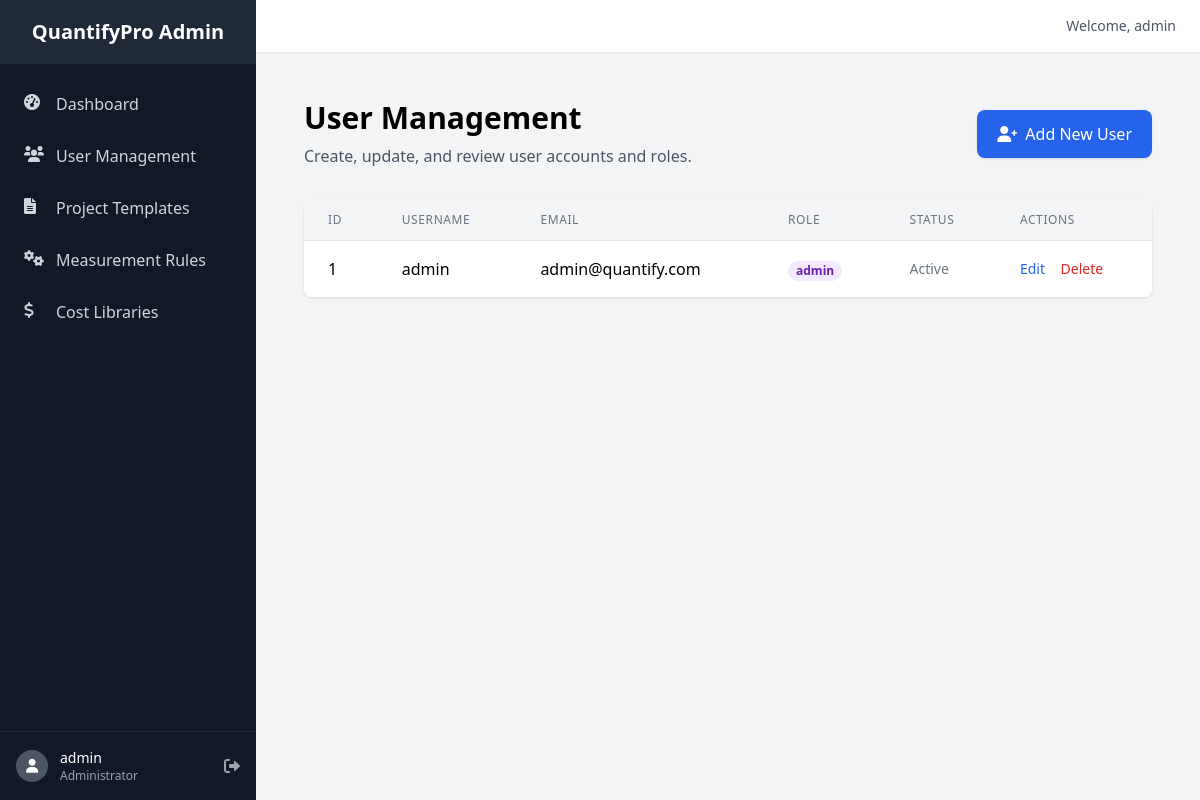
Before: /admin_users (signed in) with the older database file.
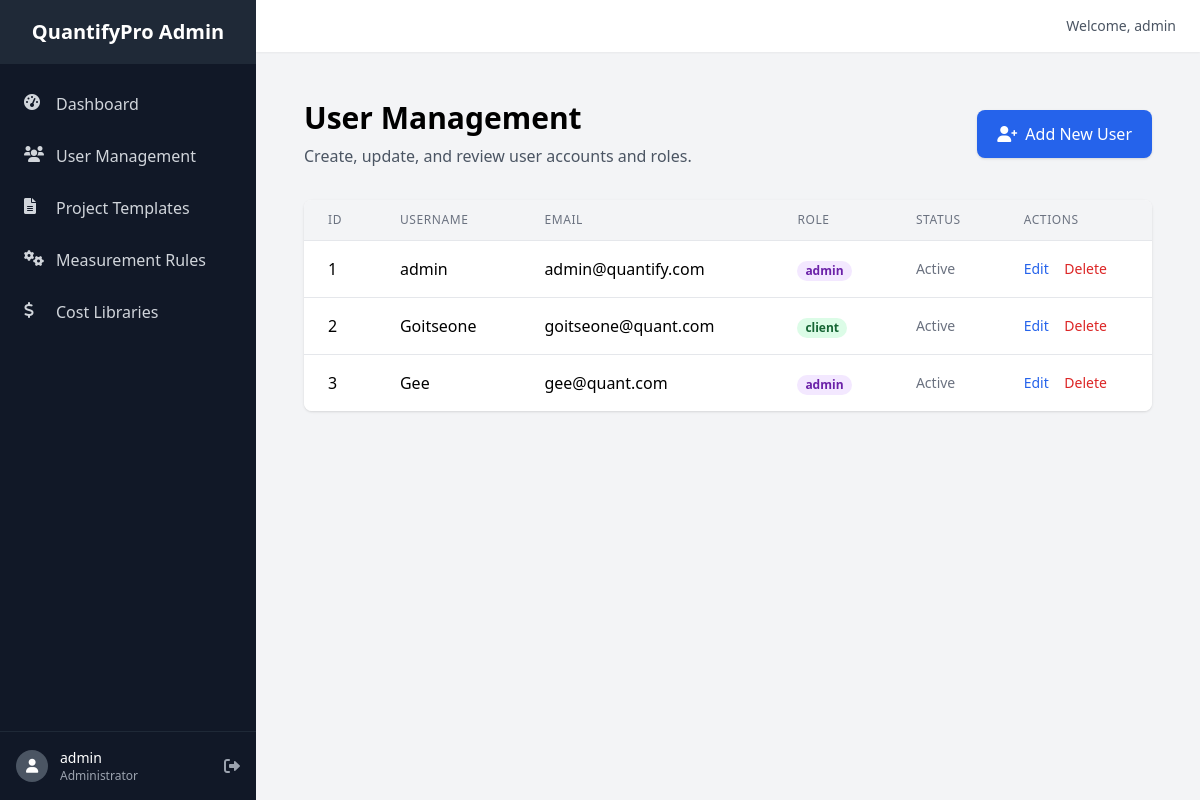
After: the same page with the newer database file.
### app.py (models this page shows, shortened)
class User(db.Model, UserMixin):
    id = db.Column(db.Integer, primary_key=True)
    username = db.Column(db.String(20), unique=True, nullable=False)
    email = db.Column(db.String(120), unique=True, nullable=False)
    password_hash = db.Column(db.String(128), nullable=False)
    role = db.Column(db.String(20), nullable=False, default='client')   # 'admin' or 'client'
    def is_admin(self):
        return self.role == 'admin'

### app.py (the view)
@app.route('/admin_users')
@login_required
def admin_users():
    if not current_user.is_admin():
        flash('You do not have permission to access this page.', 'danger')
        return redirect(url_for('client_dashboard'))
    users = User.query.all()
    return render_template('admin_users.html', users=users)

### app.py (called while the page is built)
@login_manager.user_loader
def load_user(user_id):
    return User.query.get(int(user_id))

### templates/admin_users.html (shortened to what this page needs)
{% extends "admin_base.html" %}
{% block content %}
<div class="container mx-auto px-6 py-8">
    <div class="flex flex-col md:flex-row md:items-center md:justify-between mb-8">
        <div>
            <h1 class="text-3xl font-bold mb-2">User Management</h1>
            <p class="text-gray-600">Create, update, and review user accounts and roles.</p>
        </div>
        <a href="{{ url_for('register') }}" class="inline-flex items-center px-5 py-3 bg-blue-600 text-white rounded-lg shadow hover:bg-blue-700 transition">
            <i class="fas fa-user-plus mr-2"></i> Add New User
        </a>
    </div>
    <div class="bg-white rounded-lg shadow overflow-x-auto">
        <table class="min-w-full divide-y divide-gray-200">
            <thead class="bg-gray-100">
                <tr>
                    <th class="px-6 py-3 text-left text-xs font-medium text-gray-500 uppercase tracking-wider">ID</th>
                    <th class="px-6 py-3 text-left text-xs font-medium text-gray-500 uppercase tracking-wider">Username</th>
                    <th class="px-6 py-3 text-left text-xs font-medium text-gray-500 uppercase tracking-wider">Email</th>
                    <th class="px-6 py-3 text-left text-xs font-medium text-gray-500 uppercase tracking-wider">Role</th>
                    <th class="px-6 py-3 text-left text-xs font-medium text-gray-500 uppercase tracking-wider">Status</th>
                    <th class="px-6 py-3 text-left text-xs font-medium text-gray-500 uppercase tracking-wider">Actions</th>
                </tr>
            </thead>
            <tbody class="bg-white divide-y divide-gray-200">
                {% for user in users %}
                <tr class="hover:bg-gray-50">
                    <td class="px-6 py-4 whitespace-nowrap">{{ user.id }}</td>
                    <td class="px-6 py-4 whitespace-nowrap">{{ user.username }}</td>
                    <td class="px-6 py-4 whitespace-nowrap">{{ user.email }}</td>
                    <td class="px-6 py-4 whitespace-nowrap">
                        <span class="px-2 inline-flex text-xs leading-5 font-semibold rounded-full {% if user.role == 'admin' %}bg-purple-100 text-purple-800{% else %}bg-green-100 text-green-800{% endif %}">
                            {{ user.role }}</span>
                    </td>
                    <td class="px-6 py-4 whitespace-nowrap text-sm text-gray-500">Active</td>
                    <td class="px-6 py-4 whitespace-nowrap text-sm font-medium">
                        <a href="#" class="text-blue-600 hover:text-blue-900 mr-3">Edit</a>
                        <a href="#" class="text-red-600 hover:text-red-900">Delete</a>
                    </td>
                </tr>
                {% else %}
                <tr>
                    <td colspan="6" class="px-6 py-4 text-center text-gray-500">No users found.</td>
                </tr>
                {% endfor %}
            </tbody>
        </table>
    </div>
</div>
{% endblock %}

### templates/admin_base.html (shortened to what this page needs)
<!DOCTYPE html>
<html lang="en">
<head>
    <script src="https://cdn.tailwindcss.com"></script>
    <link rel="stylesheet" href="https://cdnjs.cloudflare.com/ajax/libs/font-awesome/6.0.0-beta3/css/all.min.css">
</head>
<body class="bg-gray-100 font-sans antialiased">
    <div class="flex h-screen overflow-hidden">
        <aside class="w-64 bg-gray-900 text-white flex flex-col fixed inset-y-0 left-0 transform -translate-x-full md:relative md:translate-x-0 transition-transform duration-200 ease-in-out z-30" id="sidebar">
            <div class="flex items-center justify-center h-16 bg-gray-800">
                <span class="text-xl font-semibold">QuantifyPro Admin</span>
            </div>
            <nav class="flex-1 overflow-y-auto py-4">
                <ul class="space-y-1">
                    <li>
                        <a href="{{ url_for('admin_dashboard') }}" class="flex items-center px-4 py-3 text-gray-300 hover:bg-gray-800 hover:text-white rounded-md mx-2 transition-colors">
                            <i class="fas fa-tachometer-alt w-5 h-5 mr-3"></i>
                            <span>Dashboard</span>
                        </a>
                    </li>
                    <li>
                        <a href="{{ url_for('admin_users') }}" class="flex items-center px-4 py-3 text-gray-300 hover:bg-gray-800 hover:text-white rounded-md mx-2 transition-colors">
                            <i class="fas fa-users w-5 h-5 mr-3"></i>
                            <span>User Management</span>
                        </a>
                    </li>
                    <li>
                        <a href="{{ url_for('admin_templates') }}" class="flex items-center px-4 py-3 text-gray-300 hover:bg-gray-800 hover:text-white rounded-md mx-2 transition-colors">
                            <i class="fas fa-file-alt w-5 h-5 mr-3"></i>
                            <span>Project Templates</span>
                        </a>
                    </li>
                    <li>
                        <a href="{{ url_for('admin_rules') }}" class="flex items-center px-4 py-3 text-gray-300 hover:bg-gray-800 hover:text-white rounded-md mx-2 transition-colors">
                            <i class="fas fa-cogs w-5 h-5 mr-3"></i>
                            <span>Measurement Rules</span>
                        </a>
                    </li>
                    <li>
                        <a href="{{ url_for('admin_cost_libraries') }}" class="flex items-center px-4 py-3 text-gray-300 hover:bg-gray-800 hover:text-white rounded-md mx-2 transition-colors">
                            <i class="fas fa-dollar-sign w-5 h-5 mr-3"></i>
                            <span>Cost Libraries</span>
                        </a>
                    </li>
                </ul>
            </nav>
            <div class="p-4 border-t border-gray-800">
                <div class="flex items-center space-x-3">
                    <div class="w-8 h-8 rounded-full bg-gray-600 flex items-center justify-center">
                        <i class="fas fa-user text-sm"></i>
                    </div>
                    <div class="flex-1 truncate">
                        <p class="text-sm font-medium truncate">{{ current_user.username }}</p>
                        <p class="text-xs text-gray-400 truncate">Administrator</p>
                    </div>
                    <a href="{{ url_for('logout') }}" class="text-gray-400 hover:text-white" title="Logout">
                        <i class="fas fa-sign-out-alt"></i>
                    </a>
                </div>
            </div>
        </aside>
        <main class="flex-1 flex flex-col overflow-y-auto">
            <header class="bg-white shadow-sm py-4 px-6 flex items-center justify-between">
                <div class="flex items-center space-x-4">
                    <span class="text-sm text-gray-600">Welcome, {{ current_user.username }}</span>
                </div>
            </header>
            <div class="px-6 pt-4">
            </div>
            <div class="p-6 pt-0">
                {% block content %}{% endblock %}
            </div>
        </main>
    </div>
</body>
</html>

Changed rows visible on the page:
added User: id "2", username "Goitseone", email "goitseone@quant.com", role "client"
added User: id "3", username "Gee", email "gee@quant.com", role "admin"
